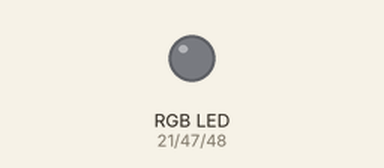
This program was run on a simulated ESP32 board running MicroPython. Shown: an RGB LED mixed from three pins (HIGH = lit). Dim RGB values are drawn brighter than linear.

Above: at 0.05 s.
At 2.0 s:
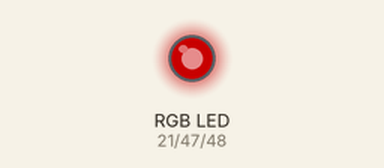
At 3.0 s:
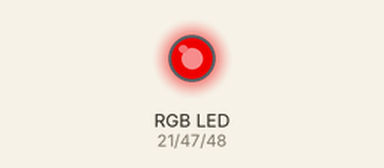
At 4.0 s:
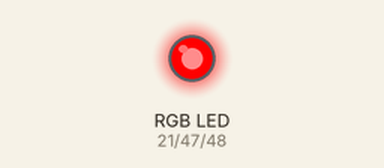
Timing chart, 0 to 5.2 s (numbered marks = the images above):
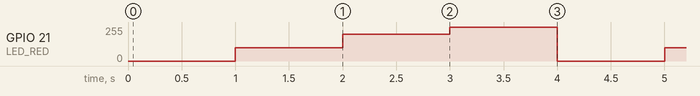

The program:

4-1.RGB_LED______3.py
```python
from machine import Pin,PWM
import time

LED_RED = PWM(Pin(21),freq=1000,duty=0)
LED_GREEN = PWM(Pin(47),freq=1000,duty=0)
LED_BLUE = PWM(Pin(48),freq=1000,duty=0)

while True:
    LED_RED.duty(0)
    time.sleep(1.0)

    LED_RED.duty(400)
    time.sleep(1.0)

    LED_RED.duty(800)
    time.sleep(1.0)

    LED_RED.duty(1023)
    time.sleep(1.0)
```

Measured:
- by itself, GPIO 21 (LED_RED): repeats every 4.0 s: 199/255 1.0 s, 255/255 1.0 s, 0/255 1.0 s, 100/255 1.0 s
